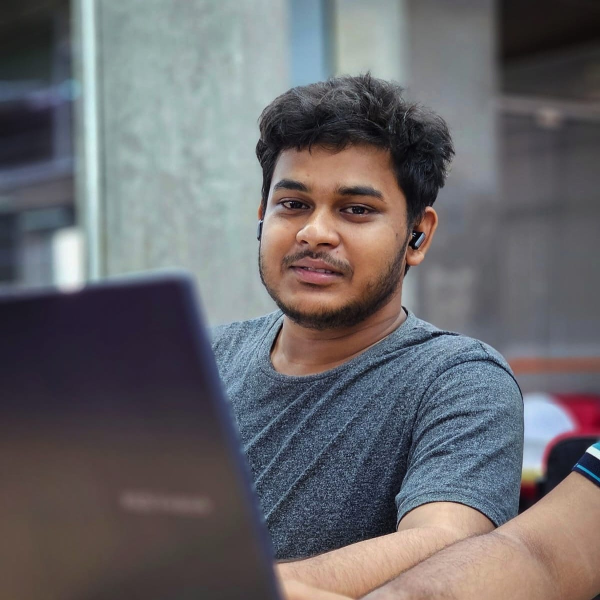
#> input picture open_cv/shuvo.jpeg, 1200 x 1200 px (shown at 1/2 size)
$ python input_output_img.py
#> lines starting #> are read from the running program, lines starting #| are printed output that depends on the picture; after the words box and inside, x2 and y2 are one past the last pixel; in counts of white or black regions, pixels touching at a corner belong together
import cv2
import os
import numpy as np

img = cv2.imread(os.path.join("shuvo.jpeg"))
#> img is the input picture: shape (1200, 1200, 3); mean B, G, R 107.2, 103.9, 105.8
img = cv2.resize(img,(600,600))
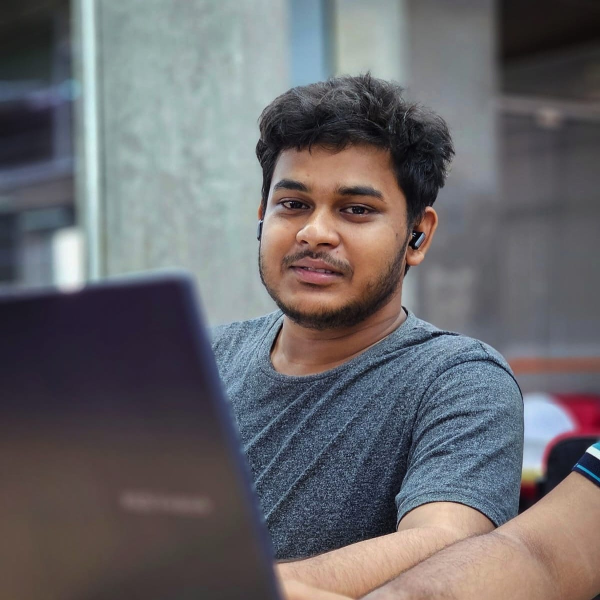
#> img: shape (600, 600, 3); mean B, G, R 107.3, 104, 106

img = cv2.cvtColor(img , cv2.COLOR_BGR2GRAY)
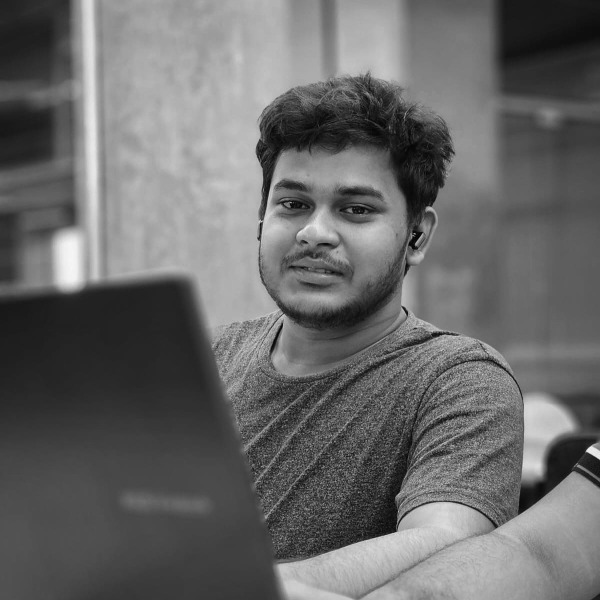
#> img: shape (600, 600); min 5, max 247, mean 105
# img = cv2.blur(img ,(5,5))
img  = cv2.Canny(img,50,100)
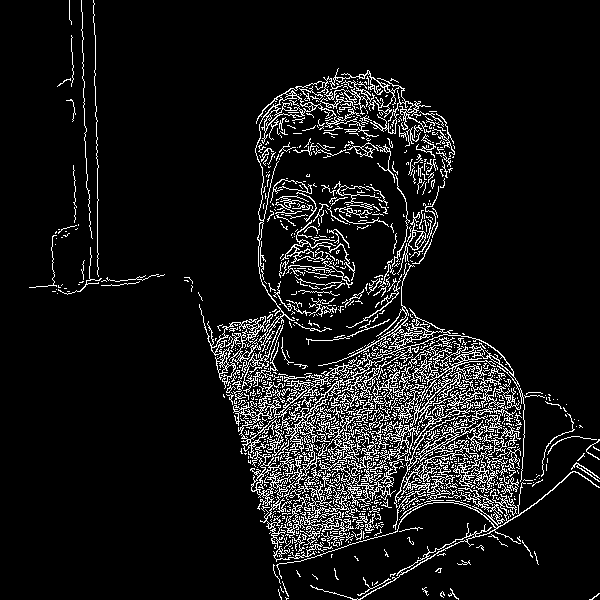
#> img: shape (600, 600); 8.9% white in thin lines or dots
img = cv2.dilate(img, np.ones((5,5), dtype = np.uint8))
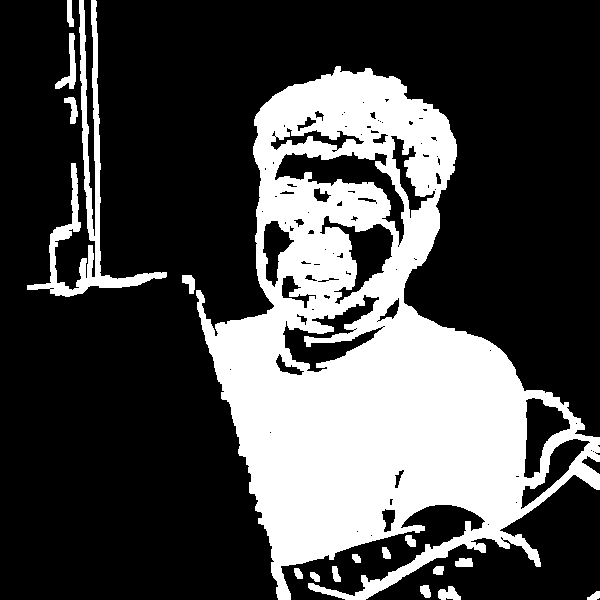
#> img: shape (600, 600); 28.8% white; 17 white regions, largest, box (x1, y1, x2, y2) and area: (196, 66, 600, 600) 96254, (27, 0, 167, 297) 5417, (55, 33, 76, 89) 421
cv2.imshow('shuvo',img)
cv2.waitKey(0)
